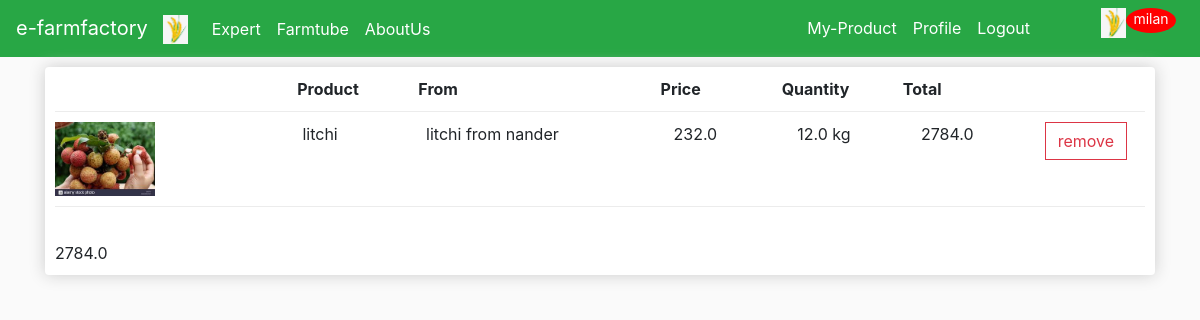
The app's page /cart/ (signed in) with its own data.
### store/models.py (models this page shows, shortened)
class orderItem(models.Model):
    product=models.ForeignKey(product,on_delete=models.CASCADE)
    order=models.ForeignKey(order,on_delete=models.CASCADE)
    Transaction_id=models.CharField(max_length=20,null=True)
    @property
    def get_payable_amount(self):
        return self.product.price*self.product.quantity

class product(models.Model):
    product_image=models.ImageField(blank=False)
    name=models.CharField(max_length=100,blank=False)
    quantity=models.FloatField(null=False,blank=False)
    price=models.FloatField(null=False,blank=False)
    date_posted=models.DateTimeField(default=timezone.now)
    owner=models.ForeignKey(User,on_delete=models.CASCADE)
    tags=TaggableManager(blank=True)
    description=RichTextUploadingField(blank=True)
    is_sold=models.BooleanField(default=False)
    city=models.CharField(max_length=20,blank=False)
    def __str__(self):
        return str(self.name+" from "+self.city)

class order(models.Model):
    customer=models.ForeignKey(User,on_delete=models.CASCADE)
    date_posted=models.DateTimeField(auto_now_add=True)
    complete=models.BooleanField(default=False,null=True,blank=True)
    Transaction_id=models.CharField(max_length=20,null=True)
    @property
    def get_total_amount(self):
        orderItems=self.orderitem_set.all()
        total=sum([item.get_payable_amount for item in orderItems])
        return total

### store/views.py (the view)
# urls.py: path('cart/',cart ,name='cart'),
@login_required
def cart(request):
    if request.user.is_authenticated:
        Customer=request.user
        Order,created= order.objects.get_or_create(customer=Customer,complete=False)
        items=Order.orderitem_set.all()
        cont={'items':items,'Order':Order}
    else:
        items=[]
        Order={'get_total_amount':0}
        cont={'items':items,'Order':Order}
    return render(request,'store/cart.html',context=cont)

### store/templates/store/cart.html
{%extends "account/base.html" %}
{% load static %}
{% block content %}
<div class="row">
	<div class="col-lg-12">
		<div class="box-element">
			<div class="cart-row">
				<div style="flex:2">     </div>
				<div style="flex:1"><strong> Product</strong></div>
				<div style="flex:2"><strong> From</strong></div>
				<div style="flex:1"><strong> Price</strong></div>
				<div style="flex:1"><strong> Quantity</strong></div>
				<div style="flex:1"><strong> Total</strong></div>
				<div style="flex:1"><strong></strong></div>
			</div>
			{% for item in items %}
			<div class="cart-row">
				<div style="flex:2"> <a href="{% url 'product-detail' item.product.id %}" > <img class="row-image" src="{{item.product.product_image.url}}"> </a></div>
				<div style="flex:1"><p>{{item.product.name}}</p></div>
				<div style="flex:2"><p>{{item.product}}</p></div>
				<div style="flex:1"><p>{{item.product.price}}</p></div>
				<div style="flex:1">
					<p>{{item.product.quantity}} kg</p>
				</div>
				<div style="flex:1"><p>{{item.get_payable_amount}}</p></div>
				<div class="quantity">
				<div style="flex:1"><button data-product={{item.product.id}} data-action="remove"  class="btn btn-outline-danger add-btn mr-2 update-cart">remove</button>
				</div>
			</div></div>
			{%endfor%}
		<br>
		{{Order.get_total_amount}}
	</div>
</div>
{%endblock content%}

### account/templates/account/base.html (shortened to what this page needs)
{% load static %}
<!DOCTYPE html>
<html lang="en">
<head>
    <link rel="stylesheet" href="https://stackpath.bootstrapcdn.com/bootstrap/4.5.2/css/bootstrap.min.css">
    <link rel="stylesheet" href="{%static 'css/main.css' %}">
</head>
<body>
    <nav class="navbar navbar-expand-lg navbar-dark bg-success ">
        <a class="navbar-brand" href="{% url 'store'%}">
            e-farmfactory<img id='cart-icon' src="{% static 'images/farmlogo.jpg' %}" alt="">
        </a>
        <div class="collapse navbar-collapse" id="navbarSupportedContent">
          <ul class="navbar-nav mr-auto">
            <li class="nav-item active">
              <a class="nav-link" href="#">Expert<span class="sr-only">(current)</span></a>
            </li>
            <li class="nav-item active">
              <a class="nav-link" href="{% url 'postlist'%}">Farmtube<span class="sr-only">(current)</span></a>
            </li>
            <li class="nav-item active">
              <a class="nav-link" href="#">AboutUs<span class="sr-only">(current)</span></a>
            </li>
          </ul>
          <div class="form-inline my-2 my-lg-0 mr-2">
            <ul class="navbar-nav mr-auto">
                {% if user.is_authenticated %}
                <li class="nav-item active">
                  <a class="nav-item nav-link" href="{% url 'owner-product' %}">My-Product</a>
                </li>
                <li class="nav-item active">
                  <a class="nav-item nav-link" href="{% url 'profile' %}">Profile</a>
                </li>
                <li class="nav-item active">
                <a class="nav-item nav-link mr-5" href="{%url 'logout'%}">Logout</a>
                </li>
                {%endif%}
            <li class="nav-item active">
              <a href="{% url 'cart' %}">
                <img id='cart-icon' src="{% static 'images/farmlogo.jpg' %}" alt="Cart">
              </a>
            </li>
            <li class="nav-item active">
              {% if user.is_authenticated  %}
                <p id="cart-total">{{request.user.username}}</p>
              {%else %}
              <p id="cart-total">_</p>
              {% endif %}
            </li>
          </ul>
          </div>
        </div>
      </nav>
        <div class='container' >
    {% block content%}
    {% endblock content %}
  </div>
</body>
</html>

### store/static/css/main.css (style rules this page uses)
body { background-color: hsl(0, 0%, 98%); }
.box-element { box-shadow:hsl(0, 0%, 80%) 0 0 16px; background-color: #fff; border-radius: 4px; padding: 10px; }
#cart-icon { width:25px; display: inline-block; margin-left: 15px; }
#cart-total { display: block; text-align: center; color:#fff; background-color: red; width: 50px; height: 25px; border-radius: 50%; font-size: 14px; }
.col-lg-4, .col-lg-6, .col-lg-8, .col-lg-12 { margin-top: 10px; }
.btn { border-radius: 0; }
.row-image { width: 100px; }
.cart-row { display: flex; align-items: flex-stretch; padding-bottom: 10px; margin-bottom: 10px; border-bottom: 1px solid #ececec; }
.quantity { display: inline-block; font-weight: 700; padding-right:10px; }

### records on screen
orderItem: product.product_image (picture), product.name "litchi", product "litchi from nander", product.price "232.0", product.quantity "12.0", get_payable_amount "2784.0"
order: get_total_amount "2784.0"

### other values on screen
{{ request.user.username }} "milan"
